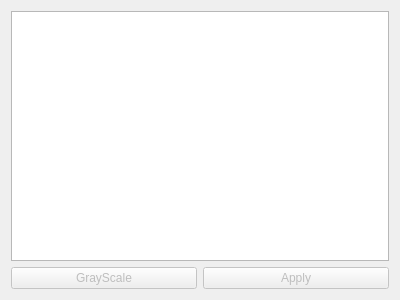
<?xml version="1.0" encoding="UTF-8"?>
<ui version="4.0">
 <class>Dialog</class>
 <widget class="QDialog" name="Dialog">
  <property name="geometry">
   <rect>
    <x>0</x>
    <y>0</y>
    <width>400</width>
    <height>300</height>
   </rect>
  </property>
  <property name="windowTitle">
   <string>Dialog</string>
  </property>
  <layout class="QGridLayout" name="gridLayout">
   <item row="1" column="0">
    <widget class="QPushButton" name="grayScaleButton">
     <property name="enabled">
      <bool>false</bool>
     </property>
     <property name="text">
      <string>GrayScale</string>
     </property>
    </widget>
   </item>
   <item row="1" column="1">
    <widget class="QPushButton" name="applyButton">
     <property name="enabled">
      <bool>false</bool>
     </property>
     <property name="text">
      <string>Apply</string>
     </property>
    </widget>
   </item>
   <item row="0" column="0" colspan="2">
    <widget class="QGraphicsView" name="graphicsView"/>
   </item>
  </layout>
 </widget>
 <resources/>
 <connections/>
</ui>
